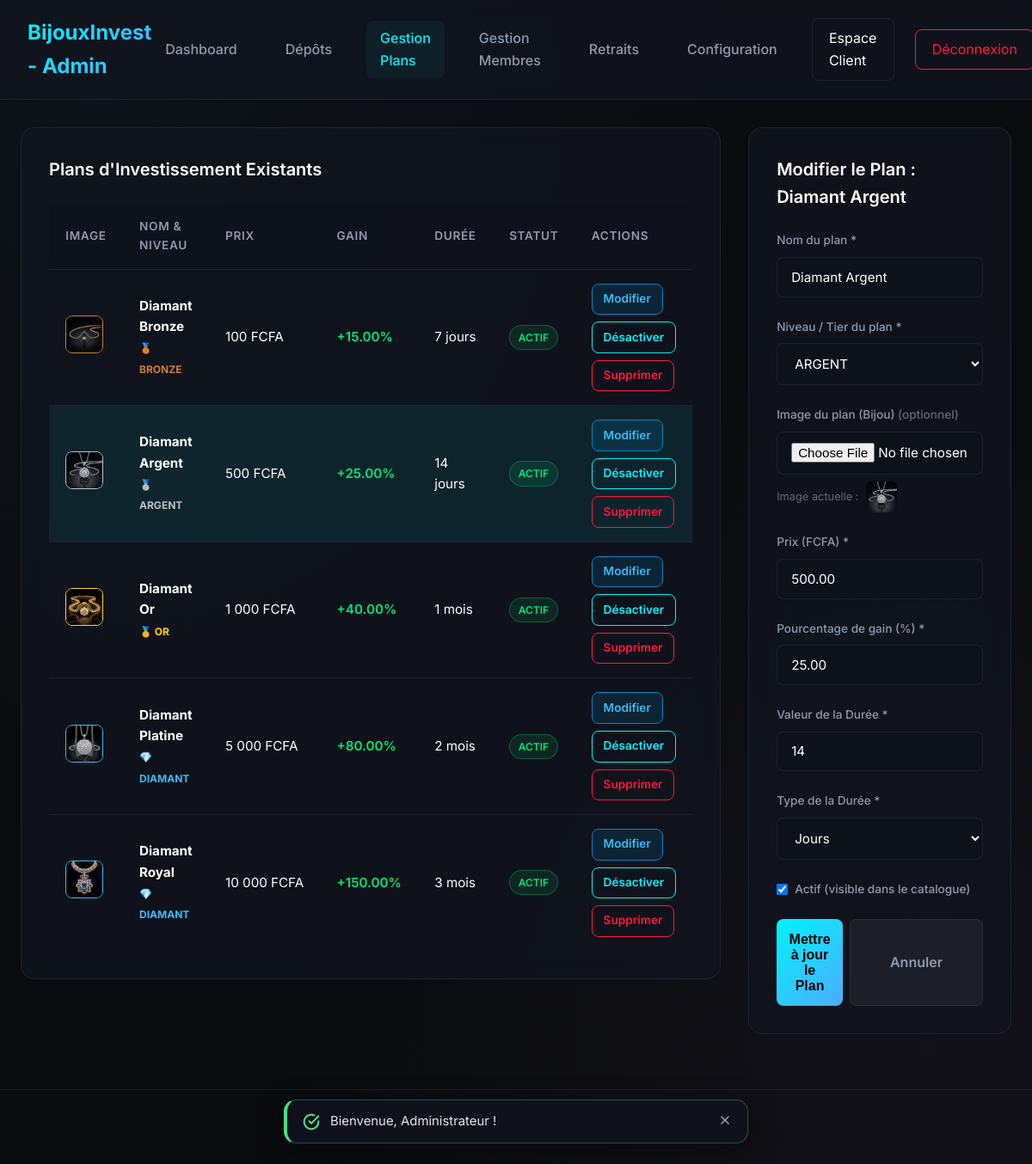
Screenshot of /admin/plans.php?edit_id=2 (signed in) with the database file from the repository.
### tables this page shows
CREATE TABLE IF NOT EXISTS `plans` (
  `id` INT AUTO_INCREMENT PRIMARY KEY,
  `nom` VARCHAR(100) NOT NULL,
  `prix` DECIMAL(15, 2) NOT NULL,
  `pourcentage` DECIMAL(5, 2) NOT NULL,
  `duree_valeur` INT NOT NULL,
  `duree_type` VARCHAR(10) NOT NULL,
  `statut` TINYINT(1) NOT NULL DEFAULT 1,
  `niveau` VARCHAR(50) DEFAULT 'BRONZE',
  `description` TEXT DEFAULT NULL,
  `image` VARCHAR(255) DEFAULT NULL,
  `created_at` DATETIME DEFAULT CURRENT_TIMESTAMP
);

### config.php (called while the page is built, shortened)
<?php
function e($value) {
    return htmlspecialchars($value ?? '', ENT_QUOTES, 'UTF-8');
}
function csrf_token() {
    return $_SESSION['csrf_token'];
}
function format_money($amount) {
    return number_format($amount, 0, ',', "\u{00A0}") . "\u{00A0}FCFA";
}
function get_theme_class() {
    global $db;
    static $theme_class = null;
    if ($theme_class !== null) {
        return $theme_class;
    }
    try {
        $stmt = $db->query("SELECT key_value FROM settings WHERE key_name = 'site_theme'");
        $theme = $stmt->fetchColumn();
        if ($theme === 'light') {
            $theme_class = 'theme-light';
        } else {
            $theme_class = '';
        }
    } catch (Exception $e) {
        $theme_class = '';
    }
    return $theme_class;
}
    ?>

### functions.php (called while the page is built, shortened)
<?php
function get_plan_tier_info($i, $nom = '', $niveau = '') {
    $themes = [
        'BRONZE'  => ['badge' => '🥉 BRONZE',  'border' => '#cd7f32', 'glow' => 'rgba(205, 127, 50, 0.25)', 'badge_bg' => 'rgba(205, 127, 50, 0.15)'],
        'ARGENT'  => ['badge' => '🥈 ARGENT',  'border' => '#c0c0c0', 'glow' => 'rgba(192, 192, 192, 0.25)', 'badge_bg' => 'rgba(192, 192, 192, 0.15)'],
        'OR'      => ['badge' => '🥇 OR',      'border' => '#ffd700', 'glow' => 'rgba(255, 215, 0, 0.25)', 'badge_bg' => 'rgba(255, 215, 0, 0.15)'],
        'DIAMANT' => ['badge' => '💎 DIAMANT', 'border' => '#38bdf8', 'glow' => 'rgba(56, 189, 248, 0.25)', 'badge_bg' => 'rgba(56, 189, 248, 0.15)'],
        'RUBIS'   => ['badge' => '👑 RUBIS',   'border' => '#f43f5e', 'glow' => 'rgba(244, 63, 94, 0.25)', 'badge_bg' => 'rgba(244, 63, 94, 0.15)'],
    ];
    $key = strtoupper(trim($niveau));
    if (!empty($key) && isset($themes[$key])) {
        return $themes[$key];
    }
    $lower = mb_strtolower($nom);
    if (strpos($lower, 'diamant') !== false) return $themes['DIAMANT'];
    $list = array_values($themes);
    return $list[$i % count($list)];
}

### admin/plans.php (the view, shortened to what this page needs)
<?php
require_once __DIR__ . '/../config.php';
require_once __DIR__ . '/../functions.php';
try {
    $db->exec("ALTER TABLE plans ADD COLUMN niveau VARCHAR(50) DEFAULT 'BRONZE'");
} catch (Exception $e) {
}
$edit_plan = null;
if (isset($_GET['edit_id'])) {
    $edit_id = (int)$_GET['edit_id'];
    $stmtE = $db->prepare("SELECT * FROM plans WHERE id = :id");
    $stmtE->execute(['id' => $edit_id]);
    $edit_plan = $stmtE->fetch();
}
$stmtPlans = $db->query("SELECT * FROM plans ORDER BY prix ASC");
$plans = $stmtPlans->fetchAll();
?>
<!DOCTYPE html>
<html lang="fr">
<head>
    <link rel="stylesheet" href="../assets/css/style.css?v=<?php echo filemtime(__DIR__ . '/../assets/css/style.css'); ?>">
</head>
<body class="<?php echo get_theme_class(); ?>">
<nav class="navbar admin-navbar">
    <a href="dashboard.php" class="nav-brand">BijouxInvest - Admin</a>
    <div class="nav-links">
        <a href="dashboard.php" class="nav-link">Dashboard</a>
        <a href="deposits.php" class="nav-link">Dépôts </a>
        <a href="plans.php" class="nav-link active">Gestion Plans</a>
        <a href="users.php" class="nav-link">Gestion Membres</a>
        <a href="withdrawals.php" class="nav-link">Retraits </a>
        <a href="settings.php" class="nav-link">Configuration</a>
        <a href="../dashboard.php" class="nav-btn-outline">Espace Client</a>
        <a href="../logout.php" class="nav-btn-outline" style="border-color: var(--danger); color: var(--danger);">Déconnexion</a>
    </div>
</nav>
<div class="container">
    <div class="grid-2col">
        <div>
            <div class="card">
                <h2 class="card-title">Plans d'Investissement Existants</h2>
                <?php if (empty($plans)): ?>
                    <div class="empty-state">
                        <p>Aucun plan créé pour le moment.</p>
                    </div>
                <?php else: ?>
                    <div class="table-responsive desktop-only" style="border: none;">
                        <table style="background: transparent;">
                            <thead>
                                <tr>
                                    <th>Image</th>
                                    <th>Nom & Niveau</th>
                                    <th>Prix</th>
                                    <th>Gain</th>
                                    <th>Durée</th>
                                    <th>Statut</th>
                                    <th>Actions</th>
                                </tr>
                            </thead>
                            <tbody>
                                <?php foreach ($plans as $i => $p):
                                    $tier = get_plan_tier_info($i, $p['nom'], $p['niveau'] ?? '');
                                ?>
                                    <tr <?php echo ($edit_plan && $edit_plan['id'] == $p['id']) ? 'style="background: rgba(0, 242, 254, 0.08);"' : ''; ?>>
                                        <td>
                                            <?php if ($p['image']): ?>
                                                <img src="../<?php echo e($p['image']); ?>" style="width:44px;height:44px;border-radius:8px;object-fit:cover;border:1px solid <?php echo $tier['border']; ?>;" alt="">
                                            <?php else: ?>
                                                <span style="display:inline-flex;color:var(--primary);"><svg width="22" height="22" viewBox="0 0 24 24" fill="none" stroke="currentColor" stroke-width="2"><path d="M6 3h12l4 6-10 12L2 9z"/><path d="M11 3 8 9l3 12 3-12-3-6z"/><path d="M2 9h20"/></svg></span>
                                            <?php endif; ?>
                                        </td>
                                        <td>
                                            <strong><?php echo e($p['nom']); ?></strong><br>
                                            <span style="font-size:0.75rem; color:<?php echo $tier['border']; ?>; font-weight:700;">
                                                <?php echo $tier['badge']; ?>
                                            </span>
                                        </td>
                                        <td><?php echo format_money($p['prix']); ?></td>
                                        <td style="color: var(--success); font-weight: 600;">+<?php echo e($p['pourcentage']); ?>%</td>
                                        <td><?php echo e($p['duree_valeur']); ?> <?php echo e($p['duree_type']); ?></td>
                                        <td>
                                            <?php if ($p['statut'] == 1): ?>
                                                <span class="badge badge-approved">Actif</span>
                                            <?php else: ?>
                                                <span class="badge badge-rejected">Inactif</span>
                                            <?php endif; ?>
                                        </td>
                                        <td>
                                            <div class="actions-cell">
                                                <a href="plans.php?edit_id=<?php echo $p['id']; ?>" class="btn-admin-action" style="background: rgba(2,132,199,0.15); border-color: #0284c7; color: #38bdf8;">
                                                    Modifier
                                                </a>
                                                <a href="plans.php?action=toggle&id=<?php echo $p['id']; ?>&csrf_token=<?php echo e(csrf_token()); ?>" class="btn-admin-action">
                                                    <?php echo $p['statut'] == 1 ? 'Désactiver' : 'Activer'; ?>
                                                </a>
                                                <a href="plans.php?action=delete&id=<?php echo $p['id']; ?>&csrf_token=<?php echo e(csrf_token()); ?>" class="btn-admin-action-danger" onclick="return confirm('Voulez-vous vraiment supprimer ce plan ?');">
                                                    Supprimer
                                                </a>
                                            </div>
                                        </td>
                                    </tr>
                                <?php endforeach; ?>
                            </tbody>
                        </table>
                    </div>
                <?php endif; ?>
            </div>
        </div>
        <div>
            <div class="card">
                <h2 class="card-title">
                    <?php echo $edit_plan ? 'Modifier le Plan : ' . e($edit_plan['nom']) : 'Nouveau Plan ("Bijou")'; ?>
                </h2>
                <form action="plans.php" method="POST" enctype="multipart/form-data">
                    <div class="form-group">
                        <label for="nom" class="form-label">Nom du plan *</label>
                        <input type="text" id="nom" name="nom" class="form-control" placeholder="Ex: Bague Rubis" value="<?php echo $edit_plan ? e($edit_plan['nom']) : ''; ?>" required>
                    </div>
                    <div class="form-group">
                        <label for="niveau" class="form-label">Niveau / Tier du plan *</label>
                        <select id="niveau" name="niveau" class="form-control" style="background: rgba(14, 18, 27, 0.8);" required>
                            <?php
                                $cur_niveau = $edit_plan ? strtoupper($edit_plan['niveau'] ?? 'BRONZE') : 'BRONZE';
                            ?>
                            <option value="ARGENT" <?php echo ($cur_niveau === 'ARGENT') ? 'selected' : ''; ?>>ARGENT</option>
                        </select>
                    </div>
                    <div class="form-group">
                        <label for="image" class="form-label">Image du plan (Bijou) <?php echo $edit_plan ? '<span style="color:var(--text-muted);">(optionnel)</span>' : '*'; ?></label>
                        <input type="file" id="image" name="image" class="form-control" accept="image/*" <?php echo $edit_plan ? '' : 'required'; ?>>
                        <?php if ($edit_plan && !empty($edit_plan['image'])): ?>
                            <div style="margin-top:0.5rem; display:flex; align-items:center; gap:0.5rem;">
                                <span style="font-size:0.8rem; color:var(--text-muted);">Image actuelle :</span>
                                <img src="../<?php echo e($edit_plan['image']); ?>" style="width:36px; height:36px; border-radius:6px; object-fit:cover;" alt="">
                            </div>
                        <?php endif; ?>
                    </div>
                    <div class="form-group">
                        <label for="prix" class="form-label">Prix (FCFA) *</label>
                        <input type="number" step="0.01" min="0.01" id="prix" name="prix" class="form-control" placeholder="Ex: 100.00" value="<?php echo $edit_plan ? e($edit_plan['prix']) : ''; ?>" required>
                    </div>
                    <div class="form-group">
                        <label for="pourcentage" class="form-label">Pourcentage de gain (%) *</label>
                        <input type="number" step="0.1" min="0.1" id="pourcentage" name="pourcentage" class="form-control" placeholder="Ex: 15.0" value="<?php echo $edit_plan ? e($edit_plan['pourcentage']) : ''; ?>" required>
                    </div>
                    <div class="form-group">
                        <label for="duree_valeur" class="form-label">Valeur de la Durée *</label>
                        <input type="number" min="1" id="duree_valeur" name="duree_valeur" class="form-control" placeholder="Ex: 7" value="<?php echo $edit_plan ? e($edit_plan['duree_valeur']) : ''; ?>" required>
                    </div>
                    <div class="form-group">
                        <label for="duree_type" class="form-label">Type de la Durée *</label>
                        <select id="duree_type" name="duree_type" class="form-control" style="background: rgba(14, 18, 27, 0.8);" required>
                            <option value="jours" <?php echo ($edit_plan && $edit_plan['duree_type'] === 'jours') ? 'selected' : ''; ?>>Jours</option>
                        </select>
                    </div>
                    <div class="form-group" style="display: flex; align-items: center; gap: 0.5rem; margin-top: 1.5rem;">
                        <input type="checkbox" id="statut" name="statut" <?php echo (!$edit_plan || $edit_plan['statut'] == 1) ? 'checked' : ''; ?> style="width: auto;">
                        <label for="statut" class="form-label" style="margin-bottom: 0; cursor: pointer;">Actif (visible dans le catalogue)</label>
                    </div>
                    <div style="display:flex; gap:0.5rem; margin-top:1.5rem;">
                        <button type="submit" class="btn-submit" style="flex:1; margin-top:0;">
                            <?php echo $edit_plan ? 'Mettre à jour le Plan' : 'Créer le Plan'; ?>
                        </button>
                        <?php if ($edit_plan): ?>
                            <a href="plans.php" class="btn-cancel" style="padding:0.6rem 1rem; text-decoration:none; display:flex; align-items:center; justify-content:center;">Annuler</a>
                        <?php endif; ?>
                    </div>
                </form>
            </div>
        </div>
    </div>
</div>
<footer class="site-footer">
    <p>&copy; 2026 BijouxInvest Admin. Tous droits réservés.</p>
</footer>
</body>
</html>

### rows the page displays
plans: image (picture), nom "Diamant Bronze", nom+niveau "🥉 BRONZE", prix "100 FCFA", pourcentage "15.00", duree_valeur "7", duree_type "jours", statut "ACTIF"
plans: image (picture), nom "Diamant Argent", nom+niveau "🥈 ARGENT", prix "500 FCFA", pourcentage "25.00", duree_valeur "14", duree_type "jours", shows "ACTIF", shows "Désactiver", niveau "ARGENT", prix "500.00", duree_type "Jours", statut "☑"
plans: image (picture), nom "Diamant Or", nom+niveau "🥇 OR", prix "1 000 FCFA", pourcentage "40.00", duree_valeur "1", duree_type "mois", statut "ACTIF"
plans: image (picture), nom "Diamant Platine", nom+niveau "💎 DIAMANT", prix "5 000 FCFA", pourcentage "80.00", duree_valeur "2", duree_type "mois", statut "ACTIF"
plans: image (picture), nom "Diamant Royal", nom+niveau "💎 DIAMANT", prix "10 000 FCFA", pourcentage "150.00", duree_valeur "3", duree_type "mois", statut "ACTIF"
